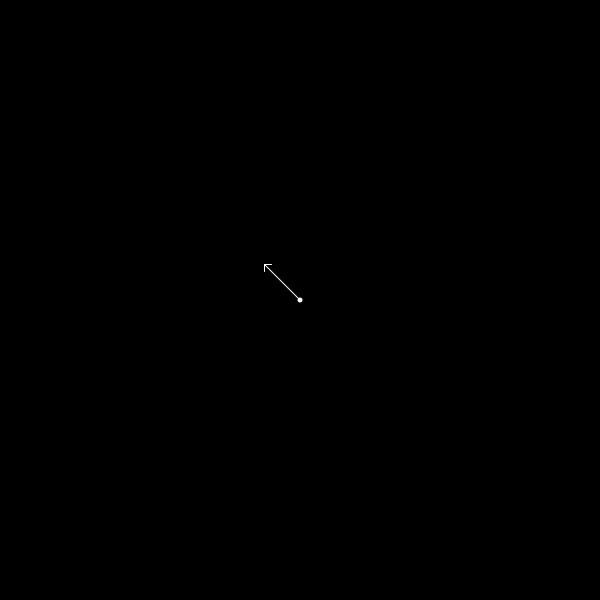
Frame 1 (no input)
Frame 60 (the mouse pressed at the canvas centre just before this capture): identical to frame 1, image omitted
Frame 120 (the mouse held since frame 60 and released just before this capture): blank canvas, image omitted

The Processing sketch that drew this single still picture (run headless with seeded random() and noise(); from frame 60 on, the mouse is pressed at the canvas centre):

// Processing sketch: MouseAimWithTrig
// ── MouseAimWithTrig.pde

boolean arrowDirect = true;    // if on, arrow will move bullet as it flies

int x, y;
int len = 50;
float bullX = -100;
float bullY = -100;
float rot, rise, run;

void setup() {

  size(600, 600);
  smooth();
  cursor(CROSS);
  ellipseMode(CENTER);

  x = width/2;
  y = height/2;
}

void draw() {

  background(0);

  pushMatrix();
  translate(x, y);

  int xDist = -(x - mouseX);     // dist from center
  int yDist = -(y - mouseY);     // - to allow us to draw in that dir
  float hypotenuse = sqrt((xDist*xDist)+(yDist*yDist));

  // TRIANGULAR GUIDES (mostly for debugging, but also cool)
  /*
  stroke(50);
   line(0, 0, xDist, 0);            // horiz guide
   line(xDist, 0, xDist, yDist);    // vert guide
   line(0, 0, xDist, yDist);        // angle
   */

  // there probably is a more elegant way to do this...
  if (mouseY <= y) {                      // if above the start pt
    rot = (asin(xDist/hypotenuse))+PI;
  }
  else if (mouseY > y) {                  // if below...
    rot = -asin(xDist/hypotenuse);
  }
  rotate(rot);                            // rotate arrow by this amount

  stroke(255);
  line(0, 0, 0, len);            // line itself
  line(0, len, -5, len-5);       // arrowhead
  line(0, len, 5, len-5);        // ditto...

  // ARROW DOT
  fill(255);
  noStroke();
  ellipse(0, 0, 5, 5);

  // END ROTATION
  popMatrix();


  // BULLET
  // if on, arrow can direct the bullet in flight
  if (arrowDirect) {
    run = map(len * sin(rot), -50, 50, 2, -2);
    rise = map(len * cos(rot), -50, 50, -2, 2);
  }

  bullX += run;    // update variables
  bullY += rise;

  fill(255, 0, 0, 100);
  ellipse(bullX, bullY, 15, 15);    // draw bullet
  noFill();

  if (mousePressed) {
    newBullet();
  }
}


void newBullet() {


  // calculate rise/run
  run = map(len * sin(rot), -50, 50, 2, -2);
  rise = map(len * cos(rot), -50, 50, -2, 2);
  bullX = x - (len * sin(rot));
  bullY = y + (len * cos(rot));
}
